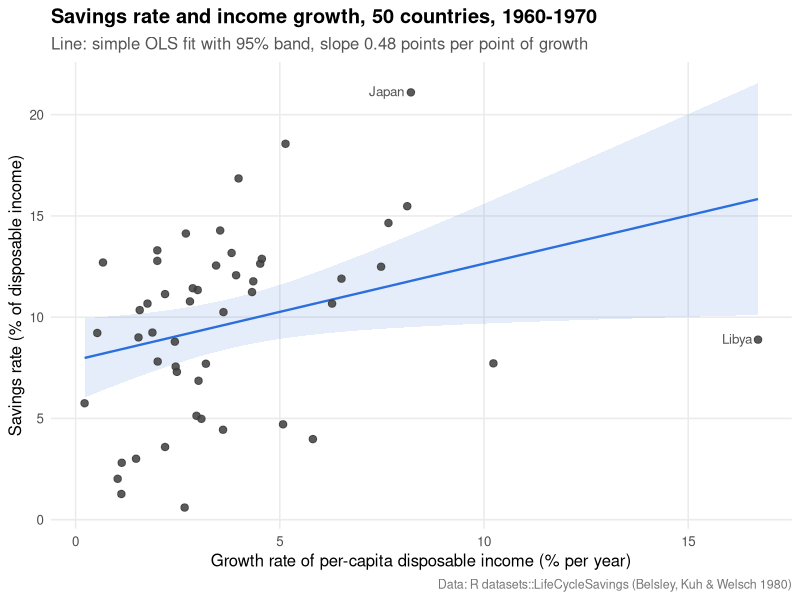

Source code (R):
# Life-cycle savings regression (Modigliani 1966 / Belsley, Kuh & Welsch 1980)
# sr ~ pop15 + pop75 + dpi + ddpi, 50 countries, averages over 1960-1970.
# Run whole: Rscript savings.R    One block: make block name=<block>

# ==== BLOCK: setup DEPS: ====
suppressPackageStartupMessages(library(ggplot2))
# ==== END BLOCK ====

# ==== BLOCK: data DEPS: setup ====
d <- datasets::LifeCycleSavings
d$country <- rownames(d)
rownames(d) <- NULL

# Checks: no missing values, no duplicate rows, all values in plausible ranges.
stopifnot(!anyNA(d), !anyDuplicated(d$country), nrow(d) == 50,
          all(d$sr >= 0 & d$sr <= 100),
          all(d$pop15 >= 0 & d$pop15 <= 100),
          all(d$pop75 >= 0 & d$pop75 <= 100),
          all(d$dpi > 0))
# Nothing needs dropping or recoding. Libya's income growth (16.7%/yr) is far
# above every other country and is a known high-leverage point; it is kept in
# the main estimate and dropped only in the sensitivity check below.
# ==== END BLOCK ====

# ==== BLOCK: model DEPS: data ====
fit <- lm(sr ~ pop15 + pop75 + dpi + ddpi, data = d)
print(summary(fit))

fit_nolibya <- update(fit, data = subset(d, country != "Libya"))
cat("\nSensitivity: dropping Libya\n")
print(round(cbind(all = coef(fit), no_libya = coef(fit_nolibya)), 4))

h <- hatvalues(fit)
cat("\nHighest-leverage countries (cutoff 2p/n =", 2 * 5 / 50, ")\n")
print(round(head(sort(setNames(h, d$country), decreasing = TRUE), 3), 3))
# ==== END BLOCK ====

# ==== BLOCK: fig_growth DEPS: data ====
biv <- lm(sr ~ ddpi, data = d)
p <- ggplot(d, aes(ddpi, sr)) +
  geom_smooth(method = "lm", formula = y ~ x, se = TRUE,
              colour = "#2a6fdb", fill = "#2a6fdb", alpha = 0.12, linewidth = 0.8) +
  geom_point(size = 2.2, colour = "#3d3d3d", alpha = 0.85) +
  geom_text(data = subset(d, country %in% c("Libya", "Japan")),
            aes(label = country), hjust = 1.2, vjust = 0.4, size = 3.4,
            colour = "#555555") +
  labs(x = "Growth rate of per-capita disposable income (% per year)",
       y = "Savings rate (% of disposable income)",
       title = "Savings rate and income growth, 50 countries, 1960-1970",
       subtitle = sprintf(
         "Line: simple OLS fit with 95%% band, slope %.2f points per point of growth",
         coef(biv)[["ddpi"]]),
       caption = "Data: R datasets::LifeCycleSavings (Belsley, Kuh & Welsch 1980)") +
  theme_minimal(base_size = 12) +
  theme(panel.grid.minor = element_blank(),
        plot.title = element_text(face = "bold"),
        plot.subtitle = element_text(colour = "#555555"),
        plot.caption = element_text(colour = "#777777", size = 9))
ggsave("savings_growth.png", p, width = 7.5, height = 5, dpi = 200, bg = "white")
# ==== END BLOCK ====
